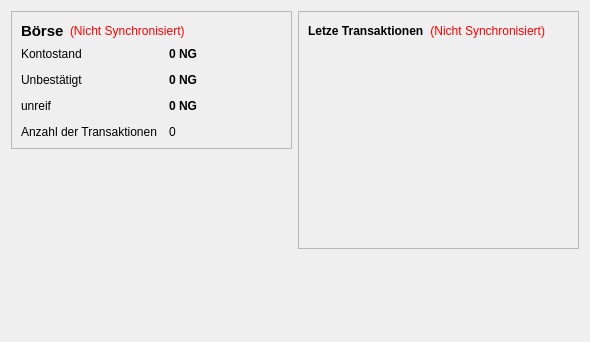
<?xml version="1.0" encoding="UTF-8"?>
<ui version="4.0">
 <class>OverviewPage</class>
 <widget class="QWidget" name="OverviewPage">
  <property name="geometry">
   <rect>
    <x>0</x>
    <y>0</y>
    <width>590</width>
    <height>342</height>
   </rect>
  </property>
  <property name="windowTitle">
   <string>Form</string>
  </property>
  <layout class="QHBoxLayout" name="horizontalLayout" stretch="1,1">
   <item>
    <layout class="QVBoxLayout" name="verticalLayout_2">
     <item>
      <widget class="QFrame" name="frame">
       <property name="frameShape">
        <enum>QFrame::StyledPanel</enum>
       </property>
       <property name="frameShadow">
        <enum>QFrame::Raised</enum>
       </property>
       <layout class="QVBoxLayout" name="verticalLayout_4">
        <item>
         <layout class="QHBoxLayout" name="horizontalLayout_4">
          <item>
           <widget class="QLabel" name="label_5">
            <property name="font">
             <font>
              <pointsize>11</pointsize>
              <weight>75</weight>
              <bold>true</bold>
             </font>
            </property>
            <property name="text">
             <string>Börse</string>
            </property>
           </widget>
          </item>
          <item>
           <widget class="QLabel" name="labelWalletStatus">
            <property name="toolTip">
             <string>The displayed information may be out of date. Your wallet automatically synchronizes with the nazigold network after a connection is established, but this process has not completed yet.</string>
            </property>
            <property name="styleSheet">
             <string notr="true">QLabel { color: red; }</string>
            </property>
            <property name="text">
             <string notr="true">(Nicht Synchronisiert)</string>
            </property>
            <property name="alignment">
             <set>Qt::AlignLeading|Qt::AlignLeft|Qt::AlignVCenter</set>
            </property>
           </widget>
          </item>
          <item>
           <spacer name="horizontalSpacer_2">
            <property name="orientation">
             <enum>Qt::Horizontal</enum>
            </property>
            <property name="sizeHint" stdset="0">
             <size>
              <width>40</width>
              <height>20</height>
             </size>
            </property>
           </spacer>
          </item>
         </layout>
        </item>
        <item>
         <layout class="QFormLayout" name="formLayout_2">
          <property name="fieldGrowthPolicy">
           <enum>QFormLayout::AllNonFixedFieldsGrow</enum>
          </property>
          <property name="horizontalSpacing">
           <number>12</number>
          </property>
          <property name="verticalSpacing">
           <number>12</number>
          </property>
          <item row="0" column="0">
           <widget class="QLabel" name="label">
            <property name="text">
             <string>Kontostand</string>
            </property>
           </widget>
          </item>
          <item row="0" column="1">
           <widget class="QLabel" name="labelBalance">
            <property name="font">
             <font>
              <weight>75</weight>
              <bold>true</bold>
             </font>
            </property>
            <property name="cursor">
             <cursorShape>IBeamCursor</cursorShape>
            </property>
            <property name="toolTip">
             <string>Your current balance</string>
            </property>
            <property name="text">
             <string notr="true">0 NG</string>
            </property>
            <property name="textInteractionFlags">
             <set>Qt::LinksAccessibleByMouse|Qt::TextSelectableByKeyboard|Qt::TextSelectableByMouse</set>
            </property>
           </widget>
          </item>
          <item row="1" column="0">
           <widget class="QLabel" name="label_3">
            <property name="text">
             <string>Unbestätigt</string>
            </property>
           </widget>
          </item>
          <item row="1" column="1">
           <widget class="QLabel" name="labelUnconfirmed">
            <property name="font">
             <font>
              <weight>75</weight>
              <bold>true</bold>
             </font>
            </property>
            <property name="cursor">
             <cursorShape>IBeamCursor</cursorShape>
            </property>
            <property name="toolTip">
             <string>Total of transactions that have yet to be confirmed, and do not yet count toward the current balance</string>
            </property>
            <property name="text">
             <string notr="true">0 NG</string>
            </property>
            <property name="textInteractionFlags">
             <set>Qt::LinksAccessibleByMouse|Qt::TextSelectableByKeyboard|Qt::TextSelectableByMouse</set>
            </property>
           </widget>
          </item>
          <item row="3" column="0">
           <widget class="QLabel" name="label_2">
            <property name="text">
             <string>Anzahl der Transaktionen</string>
            </property>
           </widget>
          </item>
          <item row="3" column="1">
           <widget class="QLabel" name="labelNumTransactions">
            <property name="toolTip">
             <string>Total number of transactions in wallet</string>
            </property>
            <property name="text">
             <string notr="true">0</string>
            </property>
           </widget>
          </item>
          <item row="2" column="0">
           <widget class="QLabel" name="labelImmatureText">
            <property name="text">
             <string>unreif</string>
            </property>
           </widget>
          </item>
          <item row="2" column="1">
           <widget class="QLabel" name="labelImmature">
            <property name="font">
             <font>
              <weight>75</weight>
              <bold>true</bold>
             </font>
            </property>
            <property name="toolTip">
             <string>Mined balance that has not yet matured</string>
            </property>
            <property name="text">
             <string notr="true">0 NG</string>
            </property>
            <property name="textInteractionFlags">
             <set>Qt::LinksAccessibleByMouse|Qt::TextSelectableByKeyboard|Qt::TextSelectableByMouse</set>
            </property>
           </widget>
          </item>
         </layout>
        </item>
       </layout>
      </widget>
     </item>
     <item>
      <spacer name="verticalSpacer">
       <property name="orientation">
        <enum>Qt::Vertical</enum>
       </property>
       <property name="sizeHint" stdset="0">
        <size>
         <width>20</width>
         <height>40</height>
        </size>
       </property>
      </spacer>
     </item>
    </layout>
   </item>
   <item>
    <layout class="QVBoxLayout" name="verticalLayout_3">
     <item>
      <widget class="QFrame" name="frame_2">
       <property name="frameShape">
        <enum>QFrame::StyledPanel</enum>
       </property>
       <property name="frameShadow">
        <enum>QFrame::Raised</enum>
       </property>
       <layout class="QVBoxLayout" name="verticalLayout">
        <item>
         <layout class="QHBoxLayout" name="horizontalLayout_2">
          <item>
           <widget class="QLabel" name="label_4">
            <property name="text">
             <string>&lt;html&gt;&lt;head/&gt;&lt;body&gt;&lt;p&gt;&lt;span style=&quot; font-weight:600;&quot;&gt;Letze Transaktionen&lt;/span&gt;&lt;/p&gt;&lt;/body&gt;&lt;/html&gt;</string>
            </property>
           </widget>
          </item>
          <item>
           <widget class="QLabel" name="labelTransactionsStatus">
            <property name="toolTip">
             <string>The displayed information may be out of date. Your wallet automatically synchronizes with the nazigold network after a connection is established, but this process has not completed yet.</string>
            </property>
            <property name="styleSheet">
             <string notr="true">QLabel { color: red; }</string>
            </property>
            <property name="text">
             <string notr="true">(Nicht Synchronisiert)</string>
            </property>
            <property name="alignment">
             <set>Qt::AlignRight|Qt::AlignTrailing|Qt::AlignVCenter</set>
            </property>
           </widget>
          </item>
          <item>
           <spacer name="horizontalSpacer">
            <property name="orientation">
             <enum>Qt::Horizontal</enum>
            </property>
            <property name="sizeHint" stdset="0">
             <size>
              <width>40</width>
              <height>20</height>
             </size>
            </property>
           </spacer>
          </item>
         </layout>
        </item>
        <item>
         <widget class="QListView" name="listTransactions">
          <property name="styleSheet">
           <string notr="true">QListView { background: transparent; }</string>
          </property>
          <property name="frameShape">
           <enum>QFrame::NoFrame</enum>
          </property>
          <property name="verticalScrollBarPolicy">
           <enum>Qt::ScrollBarAlwaysOff</enum>
          </property>
          <property name="horizontalScrollBarPolicy">
           <enum>Qt::ScrollBarAlwaysOff</enum>
          </property>
          <property name="selectionMode">
           <enum>QAbstractItemView::NoSelection</enum>
          </property>
         </widget>
        </item>
       </layout>
      </widget>
     </item>
     <item>
      <spacer name="verticalSpacer_2">
       <property name="orientation">
        <enum>Qt::Vertical</enum>
       </property>
       <property name="sizeHint" stdset="0">
        <size>
         <width>20</width>
         <height>40</height>
        </size>
       </property>
      </spacer>
     </item>
    </layout>
   </item>
  </layout>
 </widget>
 <resources/>
 <connections/>
</ui>
